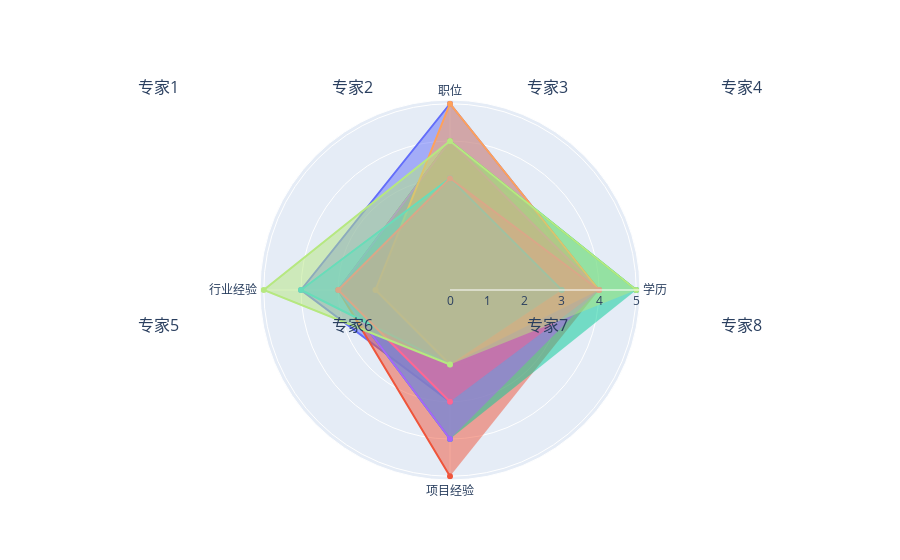

The notebook cell saved with this chart:
### Markdown cell above
# radar

### Code cell
from plotly.subplots import make_subplots
mfig=make_subplots(rows=2,cols=4,subplot_titles=['专家1','专家2','专家3','专家4', '专家5','专家6', '专家7','专家8'])
mfig.add_trace(
            go.Scatterpolar(
                                r=df3.loc[0].values,
                                theta=df3.columns,
                                fill='toself',
                                showlegend=False,
                                )
    )
mfig.add_trace(
            go.Scatterpolar(
                                r=df3.loc[1].values,
                                theta=df3.columns,
                                fill='toself',
                                showlegend=False,
                                )
    )
mfig.add_trace(
            go.Scatterpolar(
                                r=df3.loc[2].values,
                                theta=df3.columns,
                                fill='toself',
                                showlegend=False,
                                )
    )
mfig.add_trace(
            go.Scatterpolar(
                                r=df3.loc[3].values,
                                theta=df3.columns,
                                fill='toself',
                                showlegend=False,
                                )
    )
mfig.add_trace(
            go.Scatterpolar(
                                r=df3.loc[4].values,
                                theta=df3.columns,
                                fill='toself',
                                showlegend=False,
                                )
    )
mfig.add_trace(
            go.Scatterpolar(
                                r=df3.loc[5].values,
                                theta=df3.columns,
                                fill='toself',
                                showlegend=False,
                                )
    )
mfig.add_trace(
            go.Scatterpolar(
                                r=df3.loc[6].values,
                                theta=df3.columns,
                                fill='toself',
                                showlegend=False,
                                )
    )
mfig.add_trace(
            go.Scatterpolar(
                                r=df3.loc[7].values,
                                theta=df3.columns,
                                fill='toself',
                                showlegend=False,
                                )
    )
mfig.show()

### Figure 1 — Plotly figure (JSON) as saved in the notebook; plotly's stock layout.template omitted (floating-point values rounded to 4 significant figures)
{"data": [{"fill": "toself", "r": [4, 5, 4, 3], "showlegend": false, "theta": ["学历", "职位", "行业经验", "项目经验"], "type": "scatterpolar"}, {"fill": "toself", "r": [4, 4, 3, 5], "showlegend": false, "theta": ["学历", "职位", "行业经验", "项目经验"], "type": "scatterpolar"}, {"fill": "toself", "r": [5, 4, 3, 4], "showlegend": false, "theta": ["学历", "职位", "行业经验", "项目经验"], "type": "scatterpolar"}, {"fill": "toself", "r": [4, 4, 3, 4], "showlegend": false, "theta": ["学历", "职位", "行业经验", "项目经验"], "type": "scatterpolar"}, {"fill": "toself", "r": [4, 5, 2, 2], "showlegend": false, "theta": ["学历", "职位", "行业经验", "项目经验"], "type": "scatterpolar"}, {"fill": "toself", "r": [3, 3, 4, 2], "showlegend": false, "theta": ["学历", "职位", "行业经验", "项目经验"], "type": "scatterpolar"}, {"fill": "toself", "r": [4, 3, 3, 3], "showlegend": false, "theta": ["学历", "职位", "行业经验", "项目经验"], "type": "scatterpolar"}, {"fill": "toself", "r": [5, 4, 5, 2], "showlegend": false, "theta": ["学历", "职位", "行业经验", "项目经验"], "type": "scatterpolar"}], "layout": {"annotations": [{"font": {"size": 16}, "showarrow": false, "text": "专家1", "x": 0.1062, "xanchor": "center", "xref": "paper", "y": 1, "yanchor": "bottom", "yref": "paper"}, {"font": {"size": 16}, "showarrow": false, "text": "专家2", "x": 0.3688, "xanchor": "center", "xref": "paper", "y": 1, "yanchor": "bottom", "yref": "paper"}, {"font": {"size": 16}, "showarrow": false, "text": "专家3", "x": 0.6313, "xanchor": "center", "xref": "paper", "y": 1, "yanchor": "bottom", "yref": "paper"}, {"font": {"size": 16}, "showarrow": false, "text": "专家4", "x": 0.8938, "xanchor": "center", "xref": "paper", "y": 1, "yanchor": "bottom", "yref": "paper"}, {"font": {"size": 16}, "showarrow": false, "text": "专家5", "x": 0.1062, "xanchor": "center", "xref": "paper", "y": 0.375, "yanchor": "bottom", "yref": "paper"}, {"font": {"size": 16}, "showarrow": false, "text": "专家6", "x": 0.3688, "xanchor": "center", "xref": "paper", "y": 0.375, "yanchor": "bottom", "yref": "paper"}, {"font": {"size": 16}, "showarrow": false, "text": "专家7", "x": 0.6313, "xanchor": "center", "xref": "paper", "y": 0.375, "yanchor": "bottom", "yref": "paper"}, {"font": {"size": 16}, "showarrow": false, "text": "专家8", "x": 0.8938, "xanchor": "center", "xref": "paper", "y": 0.375, "yanchor": "bottom", "yref": "paper"}], "xaxis": {"anchor": "y", "domain": [0, 0.2125]}, "xaxis2": {"anchor": "y2", "domain": [0.2625, 0.475]}, "xaxis3": {"anchor": "y3", "domain": [0.525, 0.7375]}, "xaxis4": {"anchor": "y4", "domain": [0.7875, 1]}, "xaxis5": {"anchor": "y5", "domain": [0, 0.2125]}, "xaxis6": {"anchor": "y6", "domain": [0.2625, 0.475]}, "xaxis7": {"anchor": "y7", "domain": [0.525, 0.7375]}, "xaxis8": {"anchor": "y8", "domain": [0.7875, 1]}, "yaxis": {"anchor": "x", "domain": [0.625, 1]}, "yaxis2": {"anchor": "x2", "domain": [0.625, 1]}, "yaxis3": {"anchor": "x3", "domain": [0.625, 1]}, "yaxis4": {"anchor": "x4", "domain": [0.625, 1]}, "yaxis5": {"anchor": "x5", "domain": [0, 0.375]}, "yaxis6": {"anchor": "x6", "domain": [0, 0.375]}, "yaxis7": {"anchor": "x7", "domain": [0, 0.375]}, "yaxis8": {"anchor": "x8", "domain": [0, 0.375]}}}
